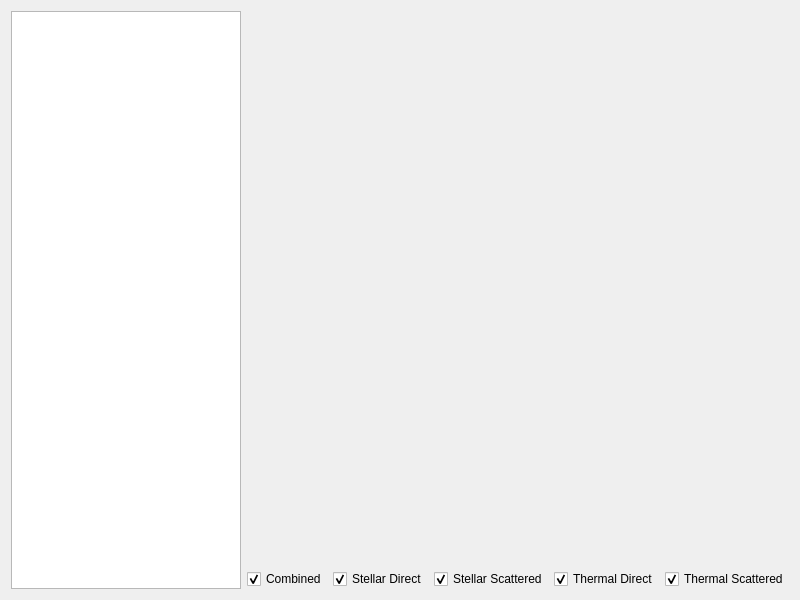
<?xml version="1.0" encoding="UTF-8"?>
<ui version="4.0">
 <class>PSEDPlotter</class>
 <widget class="QWidget" name="PSEDPlotter">
  <property name="geometry">
   <rect>
    <x>0</x>
    <y>0</y>
    <width>800</width>
    <height>600</height>
   </rect>
  </property>
  <property name="windowTitle">
   <string>SED Viewer</string>
  </property>
  <layout class="QHBoxLayout" name="horizontalLayout_2">
   <property name="sizeConstraint">
    <enum>QLayout::SetMinAndMaxSize</enum>
   </property>
   <item>
    <widget class="QListWidget" name="lst_SEDList">
     <property name="sizePolicy">
      <sizepolicy hsizetype="Maximum" vsizetype="Expanding">
       <horstretch>0</horstretch>
       <verstretch>0</verstretch>
      </sizepolicy>
     </property>
     <property name="maximumSize">
      <size>
       <width>250</width>
       <height>16777215</height>
      </size>
     </property>
    </widget>
   </item>
   <item>
    <layout class="QVBoxLayout" name="verticalLayout">
     <item>
      <widget class="QwtPlot" name="grp_SEDGraph">
       <property name="canvasBackground">
        <brush brushstyle="SolidPattern">
         <color alpha="255">
          <red>255</red>
          <green>255</green>
          <blue>255</blue>
         </color>
        </brush>
       </property>
      </widget>
     </item>
     <item>
      <layout class="QHBoxLayout" name="horizontalLayout">
       <item>
        <widget class="QCheckBox" name="chk_Combined">
         <property name="text">
          <string>Combined</string>
         </property>
         <property name="checked">
          <bool>true</bool>
         </property>
        </widget>
       </item>
       <item>
        <widget class="QCheckBox" name="chk_StelDir">
         <property name="text">
          <string>Stellar Direct</string>
         </property>
         <property name="checked">
          <bool>true</bool>
         </property>
        </widget>
       </item>
       <item>
        <widget class="QCheckBox" name="chk_StelScat">
         <property name="text">
          <string>Stellar Scattered</string>
         </property>
         <property name="checked">
          <bool>true</bool>
         </property>
        </widget>
       </item>
       <item>
        <widget class="QCheckBox" name="chk_ThermDir">
         <property name="text">
          <string>Thermal Direct</string>
         </property>
         <property name="checked">
          <bool>true</bool>
         </property>
        </widget>
       </item>
       <item>
        <widget class="QCheckBox" name="chk_ThermScat">
         <property name="text">
          <string>Thermal Scattered</string>
         </property>
         <property name="checked">
          <bool>true</bool>
         </property>
        </widget>
       </item>
      </layout>
     </item>
    </layout>
   </item>
  </layout>
 </widget>
 <customwidgets>
  <customwidget>
   <class>QwtPlot</class>
   <extends>QFrame</extends>
   <header>qwt_plot.h</header>
  </customwidget>
 </customwidgets>
 <resources/>
 <connections/>
</ui>
